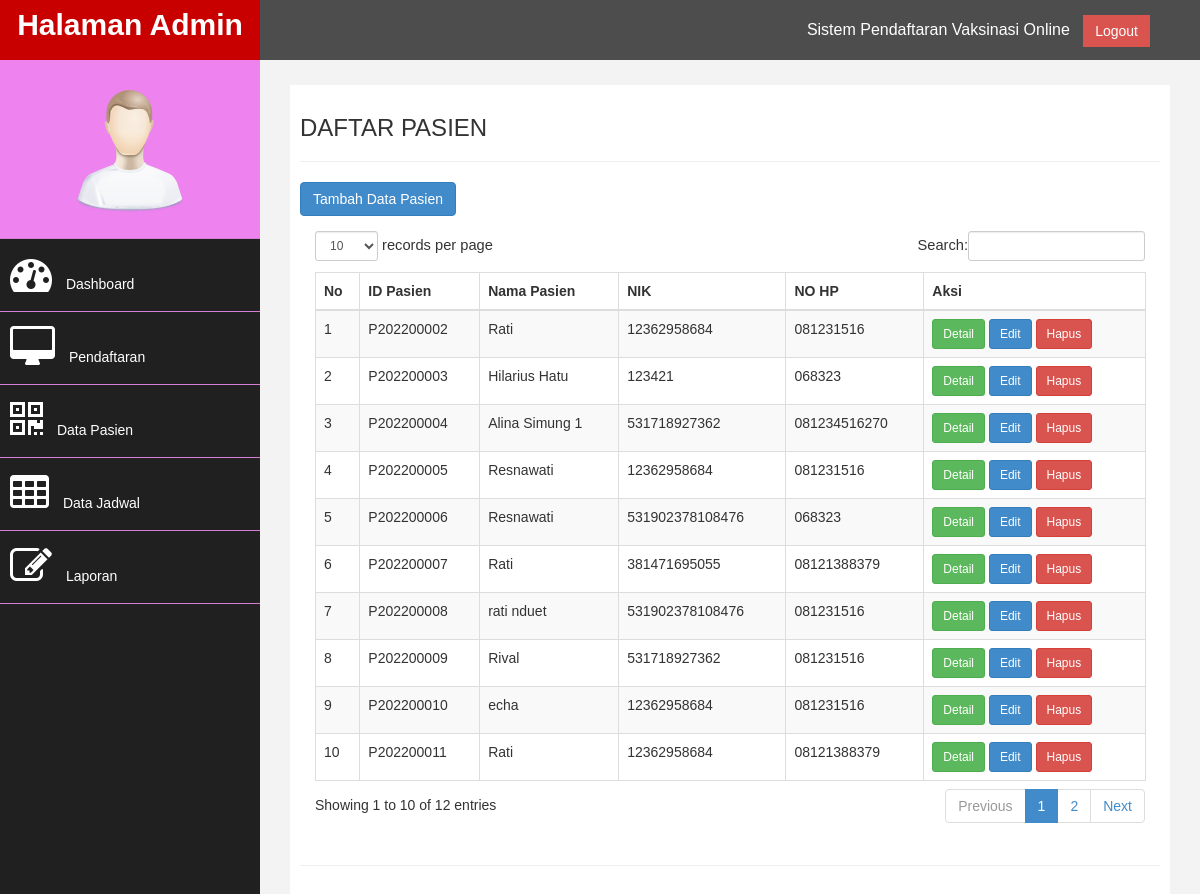
Screenshot of /halaman.php?page=pasien with the database file from the repository.
### tables this page shows
CREATE TABLE `pendaftaran` (
  `id_daftar` char(30) NOT NULL,
  `tgl_daftar` date NOT NULL,
  `nama_pasien` varchar(30) NOT NULL,
  `nik` varchar(30) NOT NULL,
  `alamat` varchar(100) NOT NULL,
  `tgl_lahir` date NOT NULL,
  `jk` varchar(50) NOT NULL,
  `no_hp` varchar(30) NOT NULL,
  `tgl_vaksin` varchar(20) NOT NULL,
  `kategori` varchar(20) NOT NULL,
  `jenis_vaksin` varchar(30) NOT NULL,
  `vaksin_ke` varchar(30) NOT NULL
);

### pasien.php (the view, shortened to what this page needs)
<div class="row">
                <div class="col-md-12">
                    <h3><i class="fa-solid fa-hospital-user  mr-2" class ="btn btn-primary"></i>DAFTAR PASIEN </h3><hr>
                    <a href="halaman.php?page=pendaftaran"class ="btn btn-primary">Tambah Data Pasien</a>
                        <div class="panel-body">
                            <div class="table-responsive">
                                <table class="table table-striped table-bordered table-hover table-dark " id="dataTables-example" >
                                    <thead class="align-middle">
                                        <tr>
                                            <th>No</th>
                                            <th>ID Pasien</th>
                                            <th>Nama Pasien</th>
                                            <th>NIK</th>
                                            <th>NO HP</th>
                                            <th>Aksi</th>
                                        </tr>
                                    </thead>
                                    <tbody>
                                    <?php
                                    include 'koneksi.php';
                                    $no = 1;
                                    $sql = mysqli_query($koneksi, "SELECT * from pendaftaran") or die(mysqli_error($koneksi));
                                        while($data = mysqli_fetch_array($sql)){
                                          ?>
                                          <tr>
                                          <td><?php echo $no++; ?></td>
                                          <td><?php echo $data['id_daftar']; ?></td>
                                          <td><?php echo $data['nama_pasien']; ?></td>
                                          <td><?php echo $data['nik']; ?></td>
                                          <td><?php echo $data['no_hp']; ?></td>
                                          <td>
                                          <a href="halaman.php?page=detail&id=<?php echo $data['id_daftar'] ?>" class="btn btn-success btn-sm">Detail</a>
                                           <a href="halaman.php?page=edit&id=<?php echo $data['id_daftar'] ?>" class="btn btn-primary btn-sm">Edit</a>
                                            <a href="delete.php?id=<?php  echo $data['id_daftar'] ?>"onclick ="return confirm ('anda yakin hapus?')" class="btn btn-danger btn-sm">Hapus</a>
                                          </td>
                                        </tr>
                                        <?php
                                      }
                                      ?>
                                      </table>
            </div>
       </div>
    </div>
   </div>
 </div>

### assets/css/custom.css (style rules this page uses)
body { font-family: 'Open Sans', sans-serif; }

### style.css (style rules this page uses)
body { font-family: sans-serif; background:linear-gradient(to right, #AFEEEE,#6495ED,#ebf9fb) ; }
table { margin: auto; padding-bottom: 5px; }
table td { padding: 5px; }

### rows the page displays
pendaftaran: id_daftar "P202200002", nama_pasien "Rati", nik "12362958684", no_hp "081231516"
pendaftaran: id_daftar "P202200003", nama_pasien "Hilarius Hatu", nik "123421", no_hp "068323"
pendaftaran: id_daftar "P202200004", nama_pasien "Alina Simung 1", nik "531718927362", no_hp "081234516270"
pendaftaran: id_daftar "P202200005", nama_pasien "Resnawati", nik "12362958684", no_hp "081231516"
pendaftaran: id_daftar "P202200006", nama_pasien "Resnawati", nik "531902378108476", no_hp "068323"
pendaftaran: id_daftar "P202200007", nama_pasien "Rati", nik "381471695055", no_hp "08121388379"
pendaftaran: id_daftar "P202200008", nama_pasien "rati nduet", nik "531902378108476", no_hp "081231516"
pendaftaran: id_daftar "P202200009", nama_pasien "Rival", nik "531718927362", no_hp "081231516"
pendaftaran: id_daftar "P202200010", nama_pasien "echa", nik "12362958684", no_hp "081231516"
pendaftaran: id_daftar "P202200011", nama_pasien "Rati", nik "12362958684", no_hp "08121388379"
